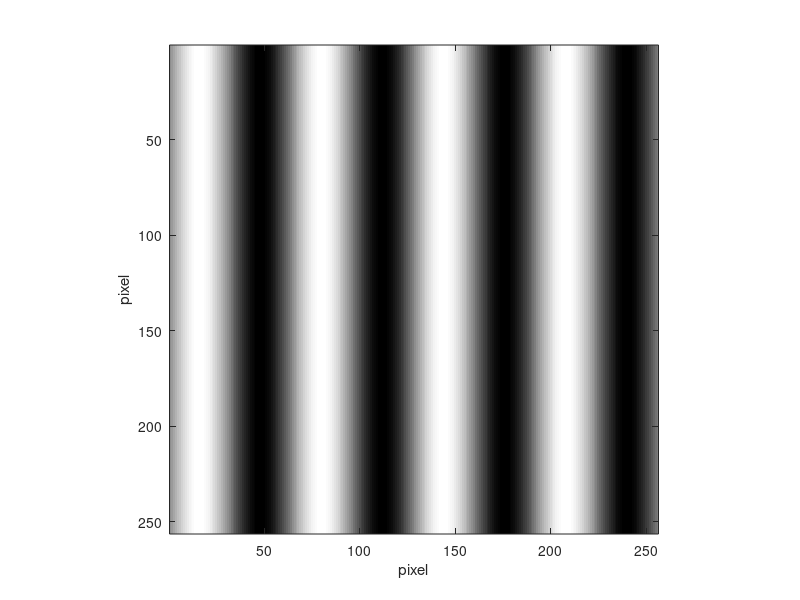
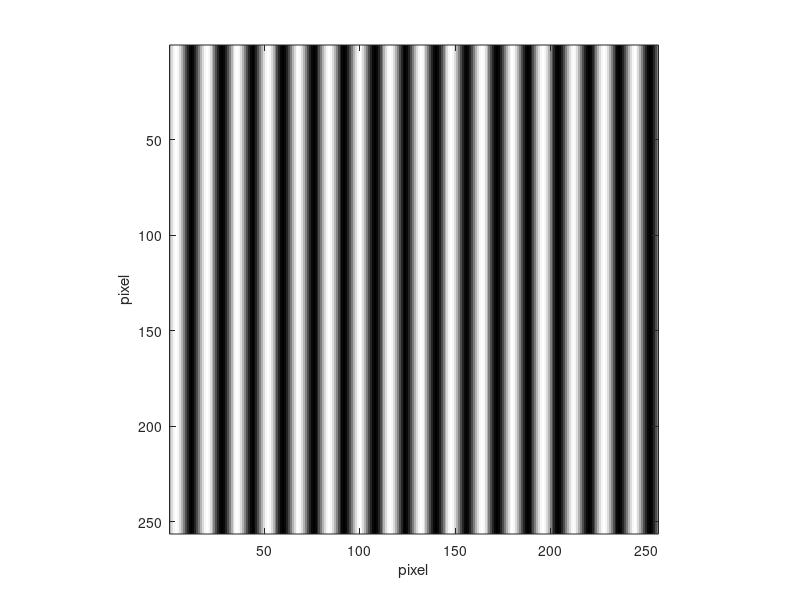
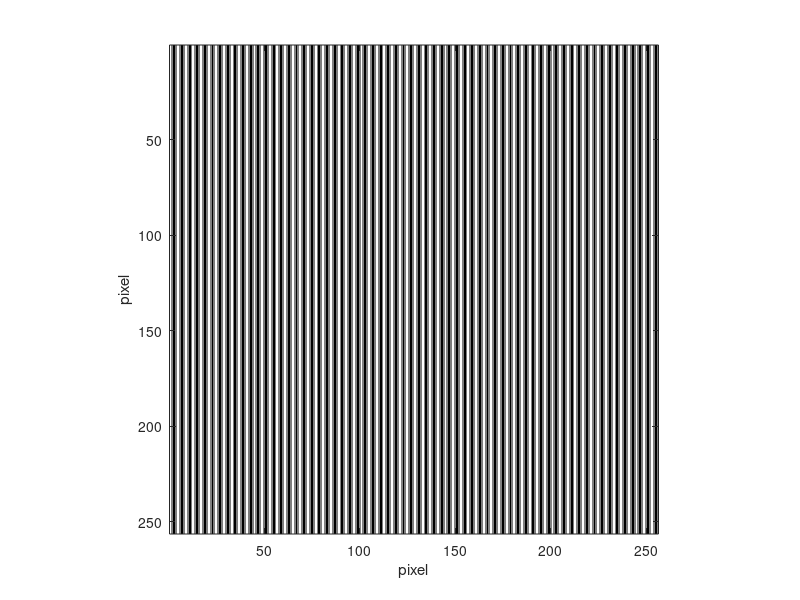
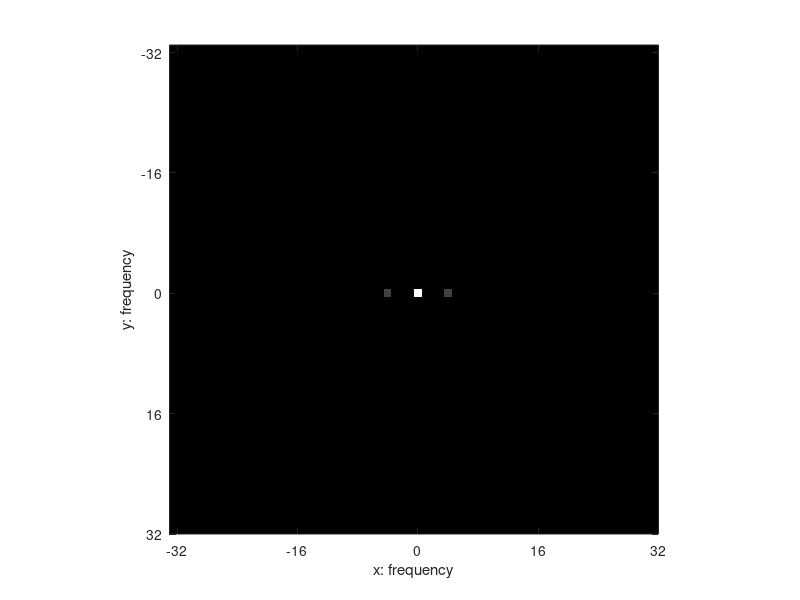

These figures' MATLAB source, in order:
clear; close all;
H = 256;
W = 256;
img4 = zeros(H,W);
img16 = zeros(H,W);
img64 = zeros(H,W);
for h = 1:H
    for w = 1:W
        img4(h,w) = 1 + sin((2*pi*w) / W*4);
        img16(h,w) = 1 + sin((2*pi*w) / W*16);
        img64(h,w) = 1 + sin((2*pi*w) / W*64);
    end
end
img4_fft = abs(fftshift(fft2(img4))).^2;
img16_fft = abs(fftshift(fft2(img16))).^2;
img64_fft = abs(fftshift(fft2(img64))).^2;

fig0 = figure;
colormap('gray');
imagesc(img4);
axis image;
xlabel('pixel');
ylabel('pixel');
exportgraphics(fig0,'../Figures/08_11_img4.pdf','ContentType','vector');
fig0 = figure;
colormap('gray');
imagesc(img16);
axis image;
xlabel('pixel');
ylabel('pixel');
exportgraphics(fig0,'../Figures/08_12_img16.pdf','ContentType','vector');
fig0 = figure;
colormap('gray');
imagesc(img64);
axis image;
xlabel('pixel');
ylabel('pixel');
exportgraphics(fig0,'../Figures/08_13_img64.pdf','ContentType','vector');

fig0 = figure;
colormap('gray');
imagesc(img4_fft);
axis image;
xticks(1:16:256);
yticks(1:16:256);
xticklabels(-128:16:127);
yticklabels(-128:16:127);
xlabel('x: frequency');
ylabel('y: frequency');
axis([128-32 128+32+1 128-32 128+32+1]);
exportgraphics(fig0,'../Figures/08_14_img4-fft.pdf','ContentType','vector');
fig0 = figure;
colormap('gray');
imagesc(img16_fft);
axis image;
xticks(1:16:256);
yticks(1:16:256);
xticklabels(-128:16:127);
yticklabels(-128:16:127);
xlabel('x: frequency');
ylabel('y: frequency');
axis([128-32 128+32+1 128-32 128+32+1]);
exportgraphics(fig0,'../Figures/08_15_img16-fft.pdf','ContentType','vector');
fig0 = figure;
colormap('gray');
imagesc(img64_fft);
axis image;
xticks(1:16:256);
yticks(1:16:256);
xticklabels(-128:16:127);
yticklabels(-128:16:127);
xlabel('x: frequency');
ylabel('y: frequency');
axis([128-80 128+80+1 128-80 128+80+1]);
exportgraphics(fig0,'../Figures/08_16_img64-fft.pdf','ContentType','vector');